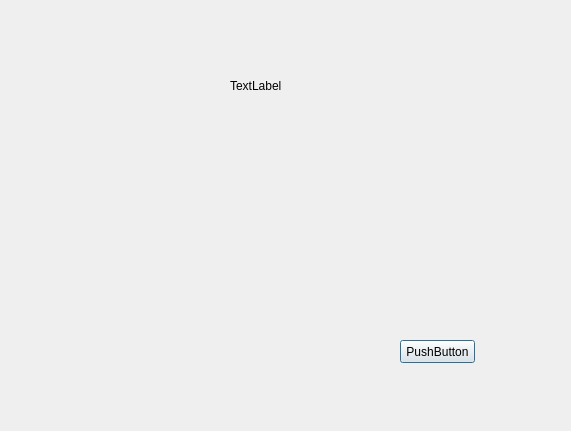
<?xml version="1.0" encoding="UTF-8"?>
<ui version="4.0">
 <class>Dialog</class>
 <widget class="QDialog" name="Dialog">
  <property name="geometry">
   <rect>
    <x>0</x>
    <y>0</y>
    <width>571</width>
    <height>431</height>
   </rect>
  </property>
  <property name="windowTitle">
   <string>Dialog</string>
  </property>
  <widget class="QPushButton" name="btn1">
   <property name="geometry">
    <rect>
     <x>400</x>
     <y>340</y>
     <width>75</width>
     <height>23</height>
    </rect>
   </property>
   <property name="text">
    <string>PushButton</string>
   </property>
  </widget>
  <widget class="QLabel" name="label1">
   <property name="geometry">
    <rect>
     <x>230</x>
     <y>80</y>
     <width>54</width>
     <height>12</height>
    </rect>
   </property>
   <property name="text">
    <string>TextLabel</string>
   </property>
  </widget>
 </widget>
 <resources/>
 <connections>
  <connection>
   <sender>btn1</sender>
   <signal>clicked()</signal>
   <receiver>Dialog</receiver>
   <slot>btn1_clicked()</slot>
   <hints>
    <hint type="sourcelabel">
     <x>439</x>
     <y>352</y>
    </hint>
    <hint type="destinationlabel">
     <x>291</x>
     <y>354</y>
    </hint>
   </hints>
  </connection>
 </connections>
 <slots>
  <slot>btn1_clicked()</slot>
 </slots>
</ui>
